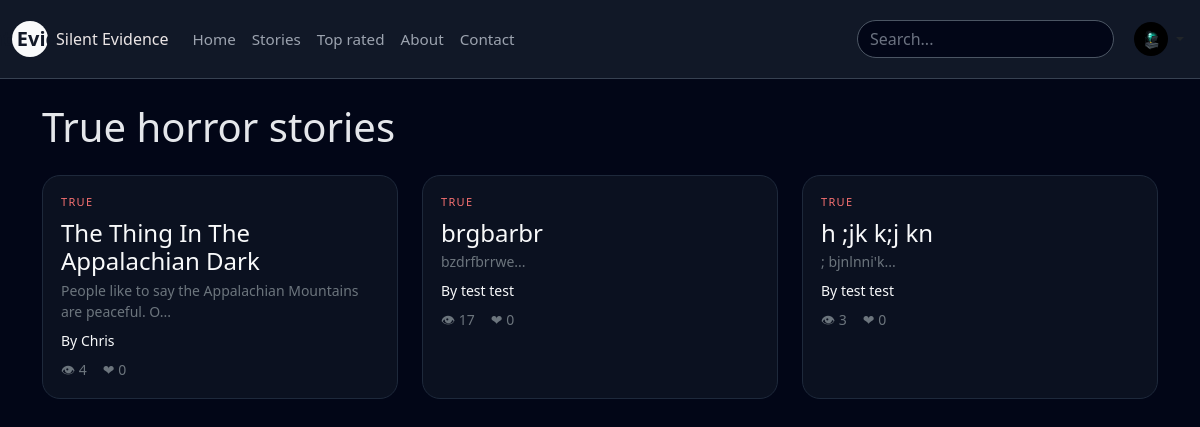
The page /stories_true.php (signed in) on the database its author committed.
### tables this page shows
CREATE TABLE `stories` (
  `id` int(10) UNSIGNED NOT NULL,
  `user_id` int(10) UNSIGNED NOT NULL,
  `title` varchar(200) NOT NULL,
  `slug` varchar(220) NOT NULL,
  `category` enum('true','paranormal','urban','short','haunted','ghosts','missing','crime','sleep','forest','night','calls','creatures','abandoned','psychological') NOT NULL DEFAULT 'true',
  `content` longtext NOT NULL,
  `image_path` varchar(255) DEFAULT NULL,
  `is_published` tinyint(1) NOT NULL DEFAULT 1,
  `is_featured` tinyint(1) NOT NULL DEFAULT 0,
  `views` int(10) UNSIGNED NOT NULL DEFAULT 0,
  `likes` int(10) UNSIGNED NOT NULL DEFAULT 0,
  `image` varchar(255) DEFAULT NULL,
  `created_at` datetime NOT NULL DEFAULT current_timestamp(),
  `updated_at` datetime NOT NULL DEFAULT current_timestamp() ON UPDATE current_timestamp()
);

CREATE TABLE `users` (
  `id` int(10) UNSIGNED NOT NULL,
  `username` varchar(50) NOT NULL,
  `email` varchar(190) NOT NULL,
  `password_hash` varchar(255) NOT NULL,
  `display_name` varchar(100) NOT NULL,
  `avatar` varchar(255) DEFAULT NULL,
  `bio` text DEFAULT NULL,
  `role` enum('user','admin') NOT NULL DEFAULT 'user',
  `created_at` datetime NOT NULL DEFAULT current_timestamp(),
  `last_login` datetime DEFAULT NULL,
  `locked_until` datetime DEFAULT NULL,
  `reset_token` varchar(64) DEFAULT NULL,
  `reset_expires` datetime DEFAULT NULL,
  `is_blocked` tinyint(1) NOT NULL DEFAULT 0,
  `blocked_reason` varchar(255) DEFAULT NULL,
  `blocked_at` datetime DEFAULT NULL
);

### stories_true.php (the view, shortened to what this page needs)
<?php
require 'include/db.php';
$stmt = $pdo->prepare("
    SELECT s.id, s.title, s.content, s.category, s.views, s.likes, s.created_at,
           u.display_name, u.username
    FROM stories s
    JOIN users u ON u.id = s.user_id
    WHERE s.category = 'true' AND s.is_published = 1
    ORDER BY s.created_at DESC
");
$stmt->execute();
$stories = $stmt->fetchAll();
?>
<!doctype html>
<html lang='en'>
<head>
<link href='https://cdn.jsdelivr.net/npm/bootstrap@5.3.3/dist/css/bootstrap.min.css' rel='stylesheet'>
</head>
<body>
<?php include 'include/header.php'; ?>
<div class='container py-4'>
    <h1 class='mb-4'>True horror stories</h1>
    <div class='row g-4'>
        <?php foreach ($stories as $story): ?>
        <div class='col-md-4'>
            <a href='story.php?id=<?php echo $story['id']; ?>' class='text-decoration-none'>
                <div class='story-card h-100'>
                    <div class='story-tag mb-2'>TRUE</div>
                    <h4 class='text-light mb-1'>
                        <?php echo htmlspecialchars($story['title']); ?>
                    </h4>
                    <p class='text-secondary small mb-2'>
                        <?php echo htmlspecialchars(substr($story['content'],0,60)); ?>...
                    </p>
                    <p class='small mb-0 text-light'>
                        By <?php echo htmlspecialchars($story['display_name']); ?>
                    </p>
                    <div class='d-flex gap-3 mt-2 text-secondary small'>
                        <span>👁 <?php echo $story['views']; ?></span>
                        <span>❤ <?php echo $story['likes']; ?></span>
                    </div>
                </div>
            </a>
        </div>
        <?php endforeach; ?>
    </div>
</div>
</body>
</html>

### stories_true.php (style rules this page uses)
body { background:#020617; color:#e5e7eb; font-family:system-ui; }
.story-card { background:#0b1120; border:1px solid #1e293b; border-radius:18px; padding:18px; transition:0.2s; cursor:pointer; }
.story-tag { font-size:11px; color:#f87171; text-transform:uppercase; letter-spacing:0.12em; }

### rows shown on the page
stories: title "The Thing In The Appalachian Dark", content "People like to say the Appalachian Mountains are peaceful. O", user.display_name "Chris", views "4", likes "0"
stories: title "brgbarbr", content "bzdrfbrrwe", user.display_name "test test", views "17", likes "0"
stories: title "h ;jk k;j kn", content "; bjnlnni'k", user.display_name "test test", views "3", likes "0"
